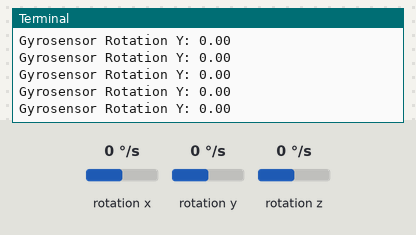
The program below on a simulated Raspberry Pi (BCM pin numbers). Parts: the last lines printed to the terminal. The test bench sets the inputs (shaded band); at power-on: rotation y 0 °/s, rotation x 0 °/s, rotation z 0 °/s. The clock reads 2024-03-15 10:24:30 at power-on unless the program sets it.

Above: at 1.9 s.
2.0 s: rotation y set to -192 °/s
At 2.6 s:
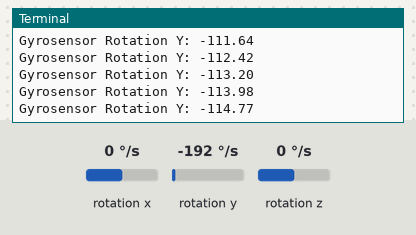
3.5 s: rotation y set to -100 °/s
At 4.1 s:
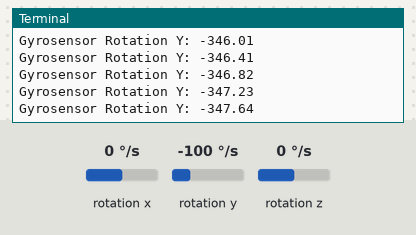
Timing chart, 0 to 6.5 s (numbered marks = the images above; inputs shaded):
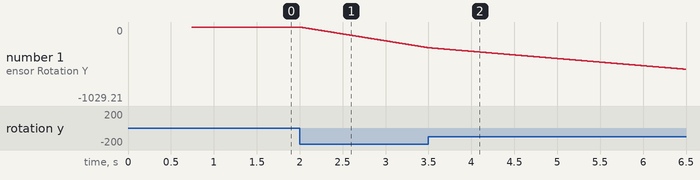

The program:

0_mpu6050.py
```python
from mpu6050 import mpu6050
from time import sleep, time
import smbus

sensor = mpu6050(0x68)


power_mgmt_1 = 0x6b
power_mgmt_2 = 0x6c
bus = smbus.SMBus(1)
DeviceAddress = 0x68
CONFIG       = 0x1A
bus.write_byte_data(DeviceAddress, power_mgmt_1, 0)
#Write to Configuration register
#Setting DLPF (last three bit of 0X1A to 6 i.e '110' It removes the noise due to vibration.) https://ulrichbuschbaum.wordpress.com/2015/01/18/using-the-mpu6050s-dlpf/
#bus.write_byte_data(DeviceAddress, CONFIG, int('0000110',2))
bus.write_byte_data(DeviceAddress, CONFIG, int('0000110',2))


def calibrate_gyroscope_y(samples=200):
    print("Calibrating gyroscope...")
    sum_y_data = 0
    for _ in range(samples):
        gyro_data = sensor.get_gyro_data()
        sum_y_data += gyro_data['y']
        sleep(0.001)
    bias_y = sum_y_data / samples
    print("Calibration complete.")
    return bias_y


# Calibrate the sensor
gyro_bias = calibrate_gyroscope_y()

cumulative_angle_y = 0

last_time = time()

try:
    while True:
        current_time = time()
        dt = current_time - last_time  # Time delta in seconds

        gyro_data = sensor.get_gyro_data()

        # Subtract bias and integrate angular velocity to get the angle change
        angle_change_y = (gyro_data['y'] - gyro_bias * (1 + gyro_data['y'] - gyro_bias)) * dt

        # Update cumulative angles
        cumulative_angle_y += angle_change_y

        print(f"Gyrosensor Rotation Y: {cumulative_angle_y:.2f}")

        last_time = current_time
        sleep(0.001)

except KeyboardInterrupt:
    print("Interrupted by user")
```

Measured:
- after the input at 2.0 s, the terminal: prints a new line at once (image 1)
- plotted number 1: 0 → -287.72 after the input at 2.0 s
